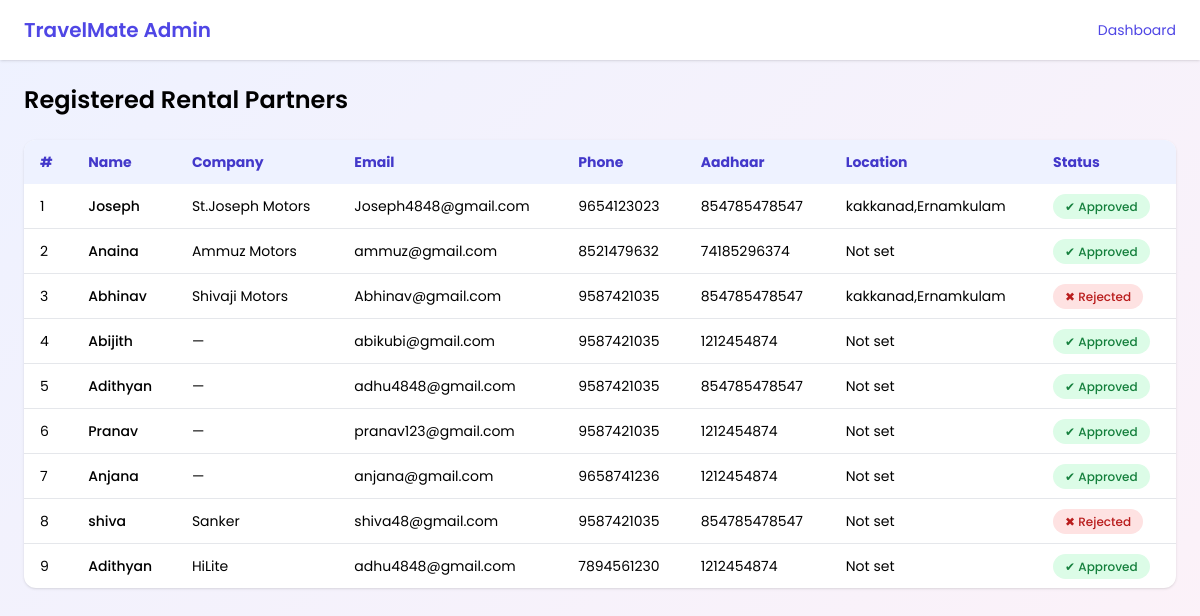
The page /appadmin/partners/ on the database its author committed.
### rentalPartner/models.py (models this page shows, shortened)
class partnerRegistration(models.Model):
    name = models.CharField(max_length=25)
    email = models.CharField(max_length=50)
    password = models.CharField(max_length=25)
    mobileNumber = models.IntegerField()
    aadharId = models.IntegerField()
    city = models.CharField(max_length=50, null=True, blank=True)
    state = models.CharField(max_length=50, null=True, blank=True)
    combanyName = models.CharField(max_length=50, null=True, blank=True)
    location = models.CharField(max_length=100, null=True, blank=True)
    GST_number = models.CharField(max_length=15, null=True, blank=True)
    STATUS_CHOICES = [
        ('pending', 'Pending'),
        ('approved', 'Approved'),
        ('rejected', 'Rejected'),
    ]
    status = models.CharField(
        max_length=10,
        choices=STATUS_CHOICES,
        default='pending'
    )
    aadharImage = models.ImageField(
        upload_to='partner_documents/aadhar/',
        null=True,
        blank=True
    )
    shopImage = models.ImageField(
        upload_to='partner_documents/shop/',
        null=True,
        blank=True
    )
    verified = models.BooleanField(default=False)
    Address = models.TextField(null=True, blank=True)
    profileImage = models.ImageField(
        upload_to='partner_images/',
        null=True,
        blank=True
    )

### appadmin/views.py (the view)
# urls.py: path('partners/', views.rentalPartnerManagement, name='rentalPartnerManagement'),
def rentalPartnerManagement(request):
    partners = partnerRegistration.objects.all().order_by('-id')
    return render(request, 'appadmin/adminPartnerManagement.html', {
        'partners': partners
    })

### templates/appadmin/adminPartnerManagement.html (shortened to what this page needs)
<!DOCTYPE html>
{% load static %}
<html lang="en">
<head>
    <script src="https://cdn.tailwindcss.com"></script>
</head>
<body class="min-h-screen">
    <header class="bg-white shadow px-6 py-4 flex justify-between items-center">
        <h1 class="text-xl font-semibold text-indigo-600">TravelMate Admin</h1>
        <a href="{% url 'adminHome' %}" class="text-sm text-indigo-600 hover:underline">
            Dashboard
        </a>
    </header>
    <main class="p-6 max-w-7xl mx-auto">
        <h2 class="text-2xl font-semibold mb-6">Registered Rental Partners</h2>
        <div class="bg-white rounded-xl shadow overflow-x-auto">
            <table class="w-full text-sm border-collapse">
                <thead class="bg-indigo-50 text-indigo-700">
                    <tr>
                        <th class="px-4 py-3 text-left">#</th>
                        <th class="px-4 py-3 text-left">Name</th>
                        <th class="px-4 py-3 text-left">Company</th>
                        <th class="px-4 py-3 text-left">Email</th>
                        <th class="px-4 py-3 text-left">Phone</th>
                        <th class="px-4 py-3 text-left">Aadhaar</th>
                        <th class="px-4 py-3 text-left">Location</th>
                        <th class="px-4 py-3 text-left">Status</th>
                    </tr>
                </thead>
                <tbody class="divide-y">
                    {% for partner in partners %}
                    <tr class="hover:bg-gray-50 transition">
                        <td class="px-4 py-3">{{ forloop.counter }}</td>
                        <td class="px-4 py-3 font-medium">{{ partner.name }}</td>
                        <td class="px-4 py-3">
                            {{ partner.combanyName|default:"—" }}
                        </td>
                        <td class="px-4 py-3">{{ partner.email }}</td>
                        <td class="px-4 py-3">{{ partner.mobileNumber }}</td>
                        <td class="px-4 py-3">{{ partner.aadharId }}</td>
                        <td class="px-4 py-3">
                            {{ partner.location|default:"Not set" }}
                        </td>
                      <td class="px-4 py-3">
    {% if partner.status == "approved" %}
        <span class="px-3 py-1 text-xs font-medium bg-green-100 text-green-700 rounded-full">
            ✔ Approved
        </span>
    {% elif partner.status == "pending" %}
        <span class="px-3 py-1 text-xs font-medium bg-yellow-100 text-yellow-700 rounded-full">
            ⏳ Pending
        </span>
    {% else %}
        <span class="px-3 py-1 text-xs font-medium bg-red-100 text-red-700 rounded-full">
            ✖ Rejected
        </span>
    {% endif %}
</td>
                    </tr>
                    {% empty %}
                    <tr>
                        <td colspan="8" class="text-center py-6 text-gray-500">
                            No rental partners found
                        </td>
                    </tr>
                    {% endfor %}
                </tbody>
            </table>
        </div>
    </main>
</body>
</html>

### templates/appadmin/adminPartnerManagement.html (style rules this page uses)
body { font-family: "Poppins", sans-serif; background: linear-gradient(135deg, #eef2ff, #fdf2f8); }

### rows shown on the page
partnerRegistration: name "Joseph", combanyName "St.Joseph Motors", email "Joseph4848@gmail.com", mobileNumber "9654123023", aadharId "854785478547", location "kakkanad,Ernamkulam", status "✔ Approved"
partnerRegistration: name "Anaina", combanyName "Ammuz Motors", email "ammuz@gmail.com", mobileNumber "8521479632", aadharId "74185296374", location "Not set", status "✔ Approved"
partnerRegistration: name "Abhinav", combanyName "Shivaji Motors", email "Abhinav@gmail.com", mobileNumber "9587421035", aadharId "854785478547", location "kakkanad,Ernamkulam", status "✖ Rejected"
partnerRegistration: name "Abijith", combanyName "—", email "abikubi@gmail.com", mobileNumber "9587421035", aadharId "1212454874", location "Not set", status "✔ Approved"
partnerRegistration: name "Adithyan", combanyName "—", email "adhu4848@gmail.com", mobileNumber "9587421035", aadharId "854785478547", location "Not set", status "✔ Approved"
partnerRegistration: name "Pranav", combanyName "—", email "pranav123@gmail.com", mobileNumber "9587421035", aadharId "1212454874", location "Not set", status "✔ Approved"
partnerRegistration: name "Anjana", combanyName "—", email "anjana@gmail.com", mobileNumber "9658741236", aadharId "1212454874", location "Not set", status "✔ Approved"
partnerRegistration: name "shiva", combanyName "Sanker", email "shiva48@gmail.com", mobileNumber "9587421035", aadharId "854785478547", location "Not set", status "✖ Rejected"
partnerRegistration: name "Adithyan", combanyName "HiLite", email "adhu4848@gmail.com", mobileNumber "7894561230", aadharId "1212454874", location "Not set", status "✔ Approved"
